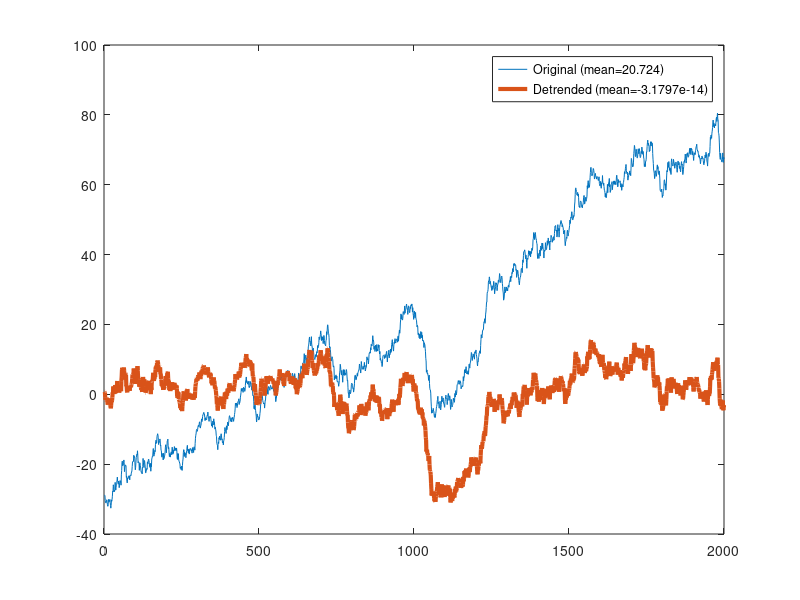

MATLAB code for this plot:
% create signal with linear trend imposed
n = 2000;
signal = cumsum(randn(1,n)) + linspace(-30,30,n);

% linear detrending
detsignal = detrend(signal);

% plot signal and detrended signal
figure(1), clf
plot(1:n,signal, 1:n,detsignal,'linew',3)
legend({ ['Original (mean=' num2str(mean(signal)) ')' ];[ 'Detrended (mean=' num2str(mean(detsignal)) ')' ]})

%% done.
